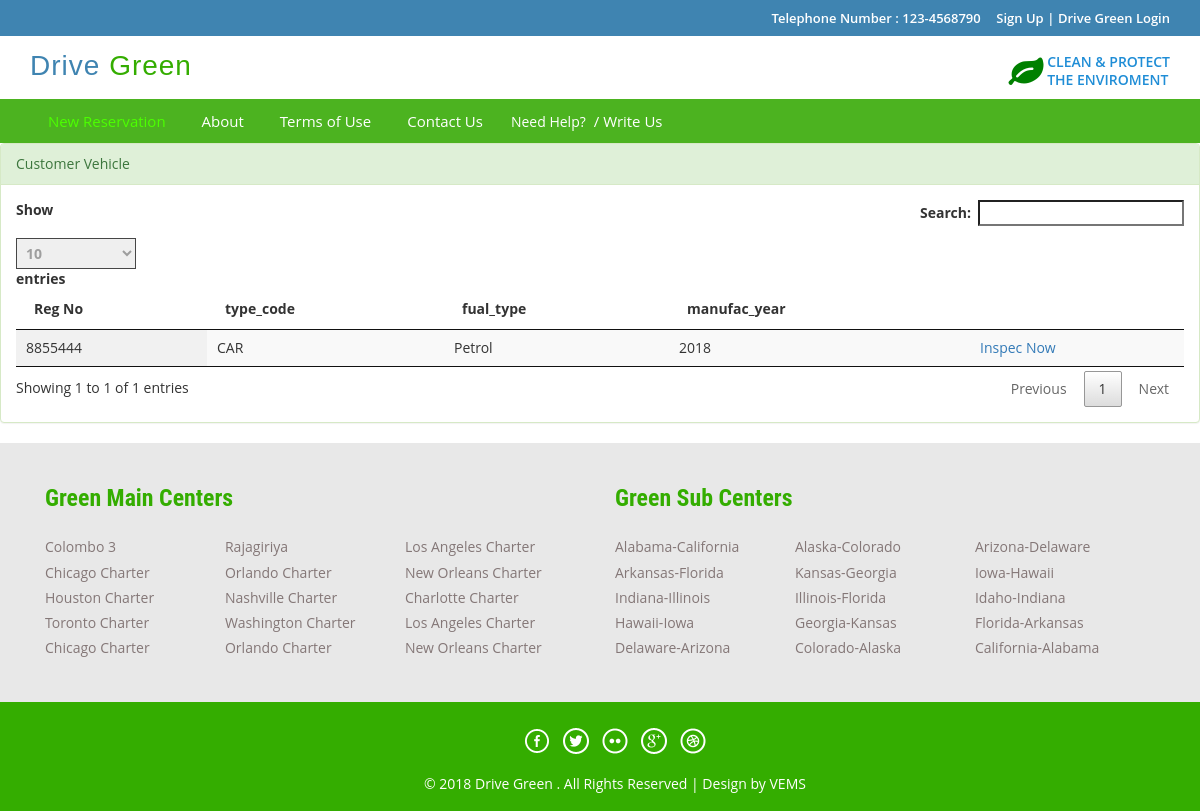
The page /Vehicle_Controller/getCustomerVehicle?id=1 on the database its author committed.
### tables this page shows
CREATE TABLE `dg_vehicle` (
  `id` int(5) NOT NULL AUTO_INCREMENT,
  `manufac_year` int(5) DEFAULT NULL,
  `stroke` int(5) DEFAULT NULL,
  `reg_no` varchar(30) DEFAULT NULL,
  `type_code` varchar(10) DEFAULT NULL,
  `fual_type` varchar(10) DEFAULT NULL,
  `brand_code` varchar(10) DEFAULT NULL,
  `customer_id` int(5) DEFAULT NULL,
  `created_datetime` timestamp NULL DEFAULT CURRENT_TIMESTAMP,
  `created_userid` int(5) DEFAULT NULL,
  PRIMARY KEY (`id`),
  KEY `FK_dg_vehicle_fual` (`fual_type`),
  KEY `FK_dg_vehicle_brand` (`brand_code`),
  KEY `FK_dg_vehicle_type` (`type_code`),
  CONSTRAINT `FK_dg_vehicle_brand` FOREIGN KEY (`brand_code`) REFERENCES `dg_vehicle_brand` (`brand_code`),
  CONSTRAINT `FK_dg_vehicle_fual` FOREIGN KEY (`fual_type`) REFERENCES `dg_fual` (`fual_type`),
  CONSTRAINT `FK_dg_vehicle_type` FOREIGN KEY (`type_code`) REFERENCES `dg_vehicle_type` (`type_code`)
);

### application/controllers/Vehicle_Controller.php (called while the page is built, shortened)
<?php
class Vehicle_Controller extends CI_Controller {
    public function getCustomerVehicle() {
        $this->load->model(array('Vehicle'));
        $vehicle = new Vehicle();
        $customer_id = $this->input->get('id');
        $data['customerVehicleList'] = $vehicle->getCustomerVehicles($customer_id);
        $this->load->view('staff/operator_vehicle_explorer',$data);
    }
}

### index.php (called while the page is built, shortened)
<?php
require_once BASEPATH.'core/CodeIgniter.php';

### application/models/Vehicle.php (called while the page is built, shortened)
<?php
class Vehicle extends MY_Model {
    public function getCustomerVehicles($customer_id) {
        $this->db->select('dg_vehicle.*,dg_customer.id AS customer_id,dg_customer.nic,dg_customer.first_name');
        $this->db->from('dg_vehicle');
        $this->db->join('dg_customer', 'dg_customer.id = dg_vehicle.customer_id');
        $this->db->where('dg_customer.id =', $customer_id);
        $query = $this->db->get();
        return $query->result();
    }
}

### application/views/staff/operator_vehicle_explorer.php (the view, shortened to what this page needs)
<!DOCTYPE HTML>
<html>
    <head>
    </head>
    <body>
        <div class="top-header">
        </div>
        <div class="header">
        </div>
        <div class="footer-btm wow fadeInLeft animated" data-wow-delay=".5s">
            <div class="container">
                <div class="navigation">
                    <nav class="navbar navbar-default">
                        <div class="collapse navbar-collapse nav-wil" id="bs-example-navbar-collapse-1">
                            <nav class="cl-effect-1">
                            </nav>
                        </div>
                    </nav>
                </div>
            </div>
        </div>
        <div class="row">
            <div class="col-md-12">
                <div class="panel panel-success">
                    <div class="panel-heading ">Customer Vehicle</div>
                    <div class="panel-body">
                        <table id="example" class="display" cellspacing="0" width="100%">
                            <thead>
                                <tr>
                                    <th>Reg No</th>
                                    <th>type_code</th>
                                    <th>fual_type</th>
                                    <th>manufac_year</th>
                                    <th></th>
                                </tr>
                            </thead>
                            <tbody>
                                <?php foreach ($customerVehicleList as $value) { ?>
                                    <tr>
                                        <td><?= $value->reg_no ?></td>
                                        <td><?= $value->type_code ?></td>
                                        <td><?= $value->fual_type ?></td>
                                        <td><?= $value->manufac_year ?></td>
                                        <td><a href="<?php echo site_url('Inspection_Controller/loadInspection') ?>/<?= $value->id ?>/<?= $value->reg_no ?>">Inspec Now</a></td>
                                    </tr>
                                <?php }
                                ?>
                            </tbody>
                        </table>
                    </div>
                </div>
                <link href="css/jquery.dataTables.min.css" rel="stylesheet" type="text/css"/>
            </div>
        </div>
        <div class="footer-top">
            <div class="container">
            </div>
        </div>
        <div class="copy-right">
            <div class="container">
            </div>
        </div>
    </body>
</html>

### rows shown on the page
dg_vehicle: reg_no "8855444", type_code "CAR", fual_type "Petrol", manufac_year "2018"
